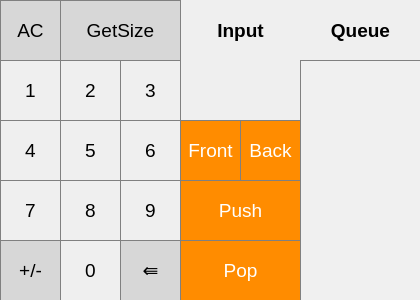
<?xml version="1.0" encoding="UTF-8"?>
<ui version="4.0">
 <class>QueueWindow</class>
 <widget class="QDialog" name="QueueWindow">
  <property name="geometry">
   <rect>
    <x>0</x>
    <y>0</y>
    <width>420</width>
    <height>300</height>
   </rect>
  </property>
  <property name="minimumSize">
   <size>
    <width>420</width>
    <height>300</height>
   </size>
  </property>
  <property name="maximumSize">
   <size>
    <width>420</width>
    <height>800</height>
   </size>
  </property>
  <property name="windowTitle">
   <string>lab2</string>
  </property>
  <widget class="QWidget" name="centralwidget" native="true">
   <property name="geometry">
    <rect>
     <x>0</x>
     <y>0</y>
     <width>421</width>
     <height>301</height>
    </rect>
   </property>
   <widget class="QPushButton" name="Button_1">
    <property name="geometry">
     <rect>
      <x>0</x>
      <y>60</y>
      <width>61</width>
      <height>61</height>
     </rect>
    </property>
    <property name="font">
     <font>
      <pointsize>14</pointsize>
     </font>
    </property>
    <property name="styleSheet">
     <string notr="true">QPushButton {
   border: 1px solid gray;
}
QPushButton:pressed {
    background-color: qlineargradient(x1: 0, y1: 0, x2: 0, y2: 1,
                                      stop: 0 #dadbde, stop: 1 #f6f7fa);
}</string>
    </property>
    <property name="text">
     <string>1</string>
    </property>
   </widget>
   <widget class="QPushButton" name="Button_2">
    <property name="geometry">
     <rect>
      <x>60</x>
      <y>60</y>
      <width>61</width>
      <height>61</height>
     </rect>
    </property>
    <property name="font">
     <font>
      <pointsize>14</pointsize>
     </font>
    </property>
    <property name="styleSheet">
     <string notr="true">QPushButton {
   border: 1px solid gray;
}
QPushButton:pressed {
    background-color: qlineargradient(x1: 0, y1: 0, x2: 0, y2: 1,
                                      stop: 0 #dadbde, stop: 1 #f6f7fa);
}</string>
    </property>
    <property name="text">
     <string>2</string>
    </property>
   </widget>
   <widget class="QPushButton" name="Button_6">
    <property name="geometry">
     <rect>
      <x>120</x>
      <y>120</y>
      <width>61</width>
      <height>61</height>
     </rect>
    </property>
    <property name="font">
     <font>
      <pointsize>14</pointsize>
     </font>
    </property>
    <property name="styleSheet">
     <string notr="true">QPushButton {
   border: 1px solid gray;
}
QPushButton:pressed {
    background-color: qlineargradient(x1: 0, y1: 0, x2: 0, y2: 1,
                                      stop: 0 #dadbde, stop: 1 #f6f7fa);
}</string>
    </property>
    <property name="text">
     <string>6</string>
    </property>
   </widget>
   <widget class="QPushButton" name="Button_4">
    <property name="geometry">
     <rect>
      <x>0</x>
      <y>120</y>
      <width>61</width>
      <height>61</height>
     </rect>
    </property>
    <property name="font">
     <font>
      <pointsize>14</pointsize>
     </font>
    </property>
    <property name="styleSheet">
     <string notr="true">QPushButton {
   border: 1px solid gray;
}
QPushButton:pressed {
    background-color: qlineargradient(x1: 0, y1: 0, x2: 0, y2: 1,
                                      stop: 0 #dadbde, stop: 1 #f6f7fa);
}</string>
    </property>
    <property name="text">
     <string>4</string>
    </property>
   </widget>
   <widget class="QPushButton" name="Button_5">
    <property name="geometry">
     <rect>
      <x>60</x>
      <y>120</y>
      <width>61</width>
      <height>61</height>
     </rect>
    </property>
    <property name="font">
     <font>
      <pointsize>14</pointsize>
     </font>
    </property>
    <property name="styleSheet">
     <string notr="true">QPushButton {
   border: 1px solid gray;
}
QPushButton:pressed {
    background-color: qlineargradient(x1: 0, y1: 0, x2: 0, y2: 1,
                                      stop: 0 #dadbde, stop: 1 #f6f7fa);
}</string>
    </property>
    <property name="text">
     <string>5</string>
    </property>
   </widget>
   <widget class="QPushButton" name="Button_7">
    <property name="geometry">
     <rect>
      <x>0</x>
      <y>180</y>
      <width>61</width>
      <height>61</height>
     </rect>
    </property>
    <property name="font">
     <font>
      <pointsize>14</pointsize>
     </font>
    </property>
    <property name="styleSheet">
     <string notr="true">QPushButton {
   border: 1px solid gray;
}
QPushButton:pressed {
    background-color: qlineargradient(x1: 0, y1: 0, x2: 0, y2: 1,
                                      stop: 0 #dadbde, stop: 1 #f6f7fa);
}</string>
    </property>
    <property name="text">
     <string>7</string>
    </property>
   </widget>
   <widget class="QPushButton" name="Button_3">
    <property name="geometry">
     <rect>
      <x>120</x>
      <y>60</y>
      <width>61</width>
      <height>61</height>
     </rect>
    </property>
    <property name="font">
     <font>
      <pointsize>14</pointsize>
     </font>
    </property>
    <property name="styleSheet">
     <string notr="true">QPushButton {
   border: 1px solid gray;
}
QPushButton:pressed {
    background-color: qlineargradient(x1: 0, y1: 0, x2: 0, y2: 1,
                                      stop: 0 #dadbde, stop: 1 #f6f7fa);
}</string>
    </property>
    <property name="text">
     <string>3</string>
    </property>
   </widget>
   <widget class="QPushButton" name="Button_9">
    <property name="geometry">
     <rect>
      <x>120</x>
      <y>180</y>
      <width>61</width>
      <height>61</height>
     </rect>
    </property>
    <property name="font">
     <font>
      <pointsize>14</pointsize>
     </font>
    </property>
    <property name="styleSheet">
     <string notr="true">QPushButton {
   border: 1px solid gray;
}
QPushButton:pressed {
    background-color: qlineargradient(x1: 0, y1: 0, x2: 0, y2: 1,
                                      stop: 0 #dadbde, stop: 1 #f6f7fa);
}</string>
    </property>
    <property name="text">
     <string>9</string>
    </property>
   </widget>
   <widget class="QPushButton" name="Button_0">
    <property name="geometry">
     <rect>
      <x>60</x>
      <y>240</y>
      <width>61</width>
      <height>61</height>
     </rect>
    </property>
    <property name="font">
     <font>
      <pointsize>14</pointsize>
     </font>
    </property>
    <property name="styleSheet">
     <string notr="true">QPushButton {
   border: 1px solid gray;
}
QPushButton:pressed {
    background-color: qlineargradient(x1: 0, y1: 0, x2: 0, y2: 1,
                                      stop: 0 #dadbde, stop: 1 #f6f7fa);
}</string>
    </property>
    <property name="text">
     <string>0</string>
    </property>
   </widget>
   <widget class="QPushButton" name="Button_8">
    <property name="geometry">
     <rect>
      <x>60</x>
      <y>180</y>
      <width>61</width>
      <height>61</height>
     </rect>
    </property>
    <property name="font">
     <font>
      <pointsize>14</pointsize>
     </font>
    </property>
    <property name="styleSheet">
     <string notr="true">QPushButton {
   border: 1px solid gray;
}
QPushButton:pressed {
    background-color: qlineargradient(x1: 0, y1: 0, x2: 0, y2: 1,
                                      stop: 0 #dadbde, stop: 1 #f6f7fa);
}</string>
    </property>
    <property name="text">
     <string>8</string>
    </property>
   </widget>
   <widget class="QPushButton" name="Button_BackSpace">
    <property name="geometry">
     <rect>
      <x>120</x>
      <y>240</y>
      <width>61</width>
      <height>61</height>
     </rect>
    </property>
    <property name="font">
     <font>
      <pointsize>14</pointsize>
     </font>
    </property>
    <property name="styleSheet">
     <string notr="true">QPushButton {
  background-color: rgb(215, 215, 215);
  border: 1px solid gray;
}
QPushButton:pressed {
    background-color: qlineargradient(x1: 0, y1: 0, x2: 0, y2: 1,
                                      stop: 0 #BEBEBE, stop: 1 #D7D7D7);
}</string>
    </property>
    <property name="text">
     <string>⇚</string>
    </property>
   </widget>
   <widget class="QPushButton" name="Button_Back">
    <property name="geometry">
     <rect>
      <x>240</x>
      <y>120</y>
      <width>61</width>
      <height>61</height>
     </rect>
    </property>
    <property name="font">
     <font>
      <pointsize>14</pointsize>
     </font>
    </property>
    <property name="styleSheet">
     <string notr="true">QPushButton {
  background-color: rgb(255, 140, 0);
  color: white; 
  border: 1px solid gray;
}

QPushButton:pressed {
    background-color: qlineargradient(x1: 0, y1: 0, x2: 0, y2: 1,
                                      stop: 0 #FF7832, stop: 1 #FF9739);
}</string>
    </property>
    <property name="text">
     <string>Back</string>
    </property>
   </widget>
   <widget class="QPushButton" name="Button_Push">
    <property name="geometry">
     <rect>
      <x>180</x>
      <y>180</y>
      <width>121</width>
      <height>61</height>
     </rect>
    </property>
    <property name="font">
     <font>
      <pointsize>14</pointsize>
     </font>
    </property>
    <property name="styleSheet">
     <string notr="true">QPushButton {
  background-color: rgb(255, 140, 0);
  color: white; 
  border: 1px solid gray;
}

QPushButton:pressed {
    background-color: qlineargradient(x1: 0, y1: 0, x2: 0, y2: 1,
                                      stop: 0 #FF7832, stop: 1 #FF9739);
}</string>
    </property>
    <property name="text">
     <string>Push</string>
    </property>
   </widget>
   <widget class="QPushButton" name="Button_Pop">
    <property name="geometry">
     <rect>
      <x>180</x>
      <y>240</y>
      <width>121</width>
      <height>61</height>
     </rect>
    </property>
    <property name="font">
     <font>
      <pointsize>14</pointsize>
     </font>
    </property>
    <property name="styleSheet">
     <string notr="true">QPushButton {
  background-color: rgb(255, 140, 0);
  color: white; 
  border: 1px solid gray;
}

QPushButton:pressed {
    background-color: qlineargradient(x1: 0, y1: 0, x2: 0, y2: 1,
                                      stop: 0 #FF7832, stop: 1 #FF9739);
}</string>
    </property>
    <property name="text">
     <string>Pop</string>
    </property>
   </widget>
   <widget class="QPushButton" name="Button_Clear">
    <property name="geometry">
     <rect>
      <x>0</x>
      <y>0</y>
      <width>61</width>
      <height>61</height>
     </rect>
    </property>
    <property name="font">
     <font>
      <pointsize>14</pointsize>
     </font>
    </property>
    <property name="styleSheet">
     <string notr="true">QPushButton {
  background-color: rgb(215, 215, 215);
  border: 1px solid gray;
}
QPushButton:pressed {
    background-color: qlineargradient(x1: 0, y1: 0, x2: 0, y2: 1,
                                      stop: 0 #BEBEBE, stop: 1 #D7D7D7);
}</string>
    </property>
    <property name="text">
     <string>AC</string>
    </property>
   </widget>
   <widget class="QPushButton" name="Button_GetSize">
    <property name="geometry">
     <rect>
      <x>60</x>
      <y>0</y>
      <width>121</width>
      <height>61</height>
     </rect>
    </property>
    <property name="font">
     <font>
      <pointsize>14</pointsize>
     </font>
    </property>
    <property name="styleSheet">
     <string notr="true">QPushButton {
  background-color: rgb(215, 215, 215);
  color: black; 
  border: 1px solid gray;
}

QPushButton:pressed {
    background-color: qlineargradient(x1: 0, y1: 0, x2: 0, y2: 1,
                                      stop: 0 #FF7832, stop: 1 #FF9739);
}</string>
    </property>
    <property name="text">
     <string>GetSize</string>
    </property>
   </widget>
   <widget class="QLabel" name="Main_label">
    <property name="geometry">
     <rect>
      <x>180</x>
      <y>60</y>
      <width>121</width>
      <height>61</height>
     </rect>
    </property>
    <property name="font">
     <font>
      <pointsize>16</pointsize>
     </font>
    </property>
    <property name="styleSheet">
     <string notr="true">QLabel {
  border: 1px solid gray;
}
	background-color : white;

</string>
    </property>
    <property name="text">
     <string/>
    </property>
    <property name="alignment">
     <set>Qt::AlignCenter</set>
    </property>
   </widget>
   <widget class="QPushButton" name="Button_PlusMinus">
    <property name="geometry">
     <rect>
      <x>0</x>
      <y>240</y>
      <width>61</width>
      <height>61</height>
     </rect>
    </property>
    <property name="font">
     <font>
      <pointsize>14</pointsize>
     </font>
    </property>
    <property name="styleSheet">
     <string notr="true">QPushButton {
  background-color: rgb(215, 215, 215);
  border: 1px solid gray;
}
QPushButton:pressed {
    background-color: qlineargradient(x1: 0, y1: 0, x2: 0, y2: 1,
                                      stop: 0 #BEBEBE, stop: 1 #D7D7D7);
}</string>
    </property>
    <property name="text">
     <string>+/-</string>
    </property>
   </widget>
   <widget class="QTextEdit" name="ShowQueue">
    <property name="geometry">
     <rect>
      <x>300</x>
      <y>60</y>
      <width>121</width>
      <height>241</height>
     </rect>
    </property>
    <property name="font">
     <font>
      <pointsize>14</pointsize>
     </font>
    </property>
    <property name="styleSheet">
     <string notr="true">QTextEdit {
  border: 1px solid gray;
  background-color: rgb(240,240,240);
}
</string>
    </property>
    <property name="readOnly">
     <bool>true</bool>
    </property>
    <property name="html">
     <string>&lt;!DOCTYPE HTML PUBLIC &quot;-//W3C//DTD HTML 4.0//EN&quot; &quot;http://www.w3.org/TR/REC-html40/strict.dtd&quot;&gt;
&lt;html&gt;&lt;head&gt;&lt;meta name=&quot;qrichtext&quot; content=&quot;1&quot; /&gt;&lt;meta charset=&quot;utf-8&quot; /&gt;&lt;style type=&quot;text/css&quot;&gt;
p, li { white-space: pre-wrap; }
hr { height: 1px; border-width: 0; }
li.unchecked::marker { content: &quot;\2610&quot;; }
li.checked::marker { content: &quot;\2612&quot;; }
&lt;/style&gt;&lt;/head&gt;&lt;body style=&quot; font-family:'Segoe UI'; font-size:14pt; font-weight:400; font-style:normal;&quot;&gt;
&lt;p align=&quot;center&quot; style=&quot;-qt-paragraph-type:empty; margin-top:0px; margin-bottom:0px; margin-left:0px; margin-right:0px; -qt-block-indent:0; text-indent:0px;&quot;&gt;&lt;br /&gt;&lt;/p&gt;&lt;/body&gt;&lt;/html&gt;</string>
    </property>
   </widget>
   <widget class="QPushButton" name="Button_Front">
    <property name="geometry">
     <rect>
      <x>180</x>
      <y>120</y>
      <width>61</width>
      <height>61</height>
     </rect>
    </property>
    <property name="font">
     <font>
      <pointsize>14</pointsize>
     </font>
    </property>
    <property name="styleSheet">
     <string notr="true">QPushButton {
  background-color: rgb(255, 140, 0);
  color: white; 
  border: 1px solid gray;
}

QPushButton:pressed {
    background-color: qlineargradient(x1: 0, y1: 0, x2: 0, y2: 1,
                                      stop: 0 #FF7832, stop: 1 #FF9739);
}</string>
    </property>
    <property name="text">
     <string>Front</string>
    </property>
   </widget>
   <widget class="QLabel" name="label_Input">
    <property name="geometry">
     <rect>
      <x>180</x>
      <y>0</y>
      <width>121</width>
      <height>61</height>
     </rect>
    </property>
    <property name="font">
     <font>
      <pointsize>14</pointsize>
      <bold>true</bold>
     </font>
    </property>
    <property name="styleSheet">
     <string notr="true">QLabel {
  border: 1px solid gray;
}

background-color : white;</string>
    </property>
    <property name="text">
     <string>Input</string>
    </property>
    <property name="textFormat">
     <enum>Qt::AutoText</enum>
    </property>
    <property name="alignment">
     <set>Qt::AlignCenter</set>
    </property>
   </widget>
   <widget class="QLabel" name="label_queue">
    <property name="geometry">
     <rect>
      <x>300</x>
      <y>0</y>
      <width>121</width>
      <height>61</height>
     </rect>
    </property>
    <property name="font">
     <font>
      <pointsize>14</pointsize>
      <bold>true</bold>
     </font>
    </property>
    <property name="styleSheet">
     <string notr="true">QLabel {
  border: 1px solid gray;
}

background-color : white;</string>
    </property>
    <property name="text">
     <string>Queue</string>
    </property>
    <property name="textFormat">
     <enum>Qt::AutoText</enum>
    </property>
    <property name="alignment">
     <set>Qt::AlignCenter</set>
    </property>
   </widget>
  </widget>
 </widget>
 <resources/>
 <connections/>
</ui>
